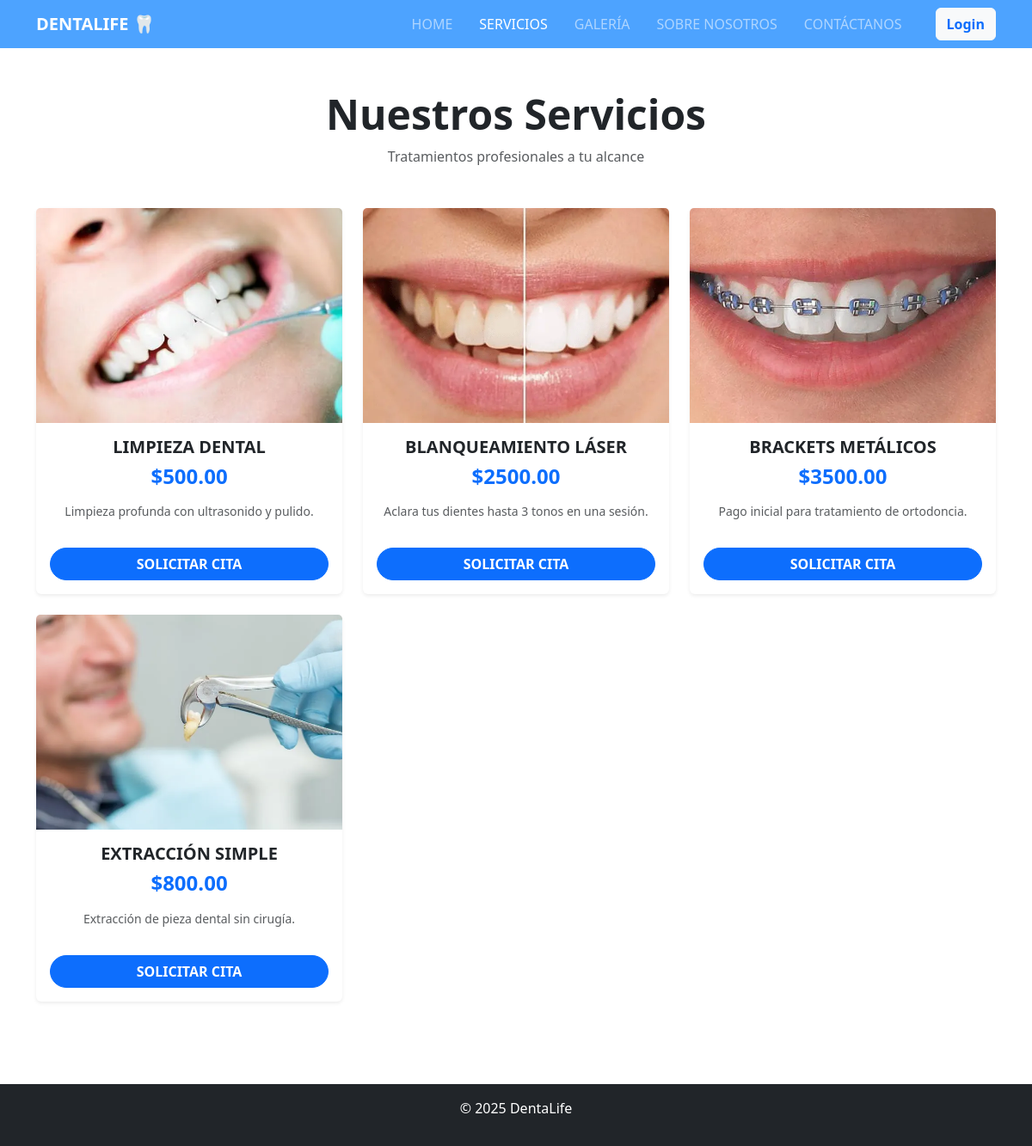
Page /servicios.php on the committed database.
### tables this page shows
CREATE TABLE `servicios` (
  `ID` int(11) NOT NULL,
  `NombreServicio` varchar(100) DEFAULT NULL,
  `Descripcion` text DEFAULT NULL,
  `TipoServicio` varchar(50) DEFAULT NULL,
  `Costo` decimal(10,2) DEFAULT NULL,
  `Estatus` varchar(20) DEFAULT NULL,
  `Foto` varchar(255) DEFAULT 'general.jpg'
);

### servicios.php (the view, shortened to what this page needs)
<?php if (session_status() === PHP_SESSION_NONE) session_start(); include 'conexion.php'; ?>
<!DOCTYPE html>
<html lang="es">
<head>
    <link href="https://cdn.jsdelivr.net/npm/bootstrap@5.3.0/dist/css/bootstrap.min.css" rel="stylesheet">
    <link rel="stylesheet" href="css/style.css">
</head>
<body>
    <nav class="navbar navbar-expand-lg navbar-dark bg-primary sticky-top">
        <div class="container">
            <a class="navbar-brand fw-bold" href="index.php">DENTALIFE 🦷</a>
            <div class="collapse navbar-collapse" id="navbarNav">
                <ul class="navbar-nav ms-auto">
                    <li class="nav-item"><a class="nav-link" href="index.php">HOME</a></li>
                    <li class="nav-item"><a class="nav-link active" href="servicios.php">SERVICIOS</a></li>
                    <li class="nav-item"><a class="nav-link" href="galeria.php">GALERÍA</a></li>
                    <li class="nav-item"><a class="nav-link" href="sobrenos.php">SOBRE NOSOTROS</a></li>
                    <li class="nav-item"><a class="nav-link" href="contacto.php">CONTÁCTANOS</a></li>
                </ul>
                <div class="ms-3">
                    <?php if (isset($_SESSION['nombre'])): ?>
                        <div class="dropdown">
                            <button class="btn btn-light text-primary fw-bold dropdown-toggle" type="button" data-bs-toggle="dropdown">
                                <?php echo $_SESSION['nombre']; ?>
                            </button>
                            <ul class="dropdown-menu dropdown-menu-end">
                                <?php if ($_SESSION['rol'] == 3): ?>
                                    <li><a class="dropdown-item" href="mis_citas.php">Mis Citas</a></li>
                                <?php elseif ($_SESSION['rol'] == 2): ?>
                                    <li><a class="dropdown-item" href="panel_doctor.php">Panel Médico</a></li>
                                <?php endif; ?>
                                <li><hr class="dropdown-divider"></li>
                                <li><a class="dropdown-item text-danger" href="logout.php">Cerrar Sesión</a></li>
                            </ul>
                        </div>
                    <?php else: ?>
                        <a href="login.php" class="btn btn-light text-primary fw-bold">Login</a>
                    <?php endif; ?>
                </div>
            </div>
        </div>
    </nav>
    <div class="container py-5">
        <div class="text-center mb-5">
            <h2 class="fw-bold display-5">Nuestros Servicios</h2>
            <p class="text-muted">Tratamientos profesionales a tu alcance</p>
        </div>
        <div class="row row-cols-1 row-cols-md-3 g-4">
            <?php
            $sql = "SELECT * FROM Servicios WHERE Estatus = 'Habilitada'";
            $result = $conn->query($sql);
            if ($result && $result->num_rows > 0) {
                while($row = $result->fetch_assoc()) {
                    if (!empty($row['Foto'])) {
                        $img = "img/" . $row['Foto'];
                    } else {
                        $img = "img/general.jpg";
                        if ($row['TipoServicio'] == 'Odontología Estética') $img = "img/estetica.jpg";
                        if ($row['TipoServicio'] == 'Especialidades') $img = "img/especialidades.jpg";
                    }
                    echo '
                    <div class="col">
                        <div class="card h-100 border-0 shadow-sm hover-effect">
                            <img src="'.$img.'" class="card-img-top" style="height:250px; object-fit:cover;">
                            <div class="card-body text-center d-flex flex-column">
                                <h5 class="card-title fw-bold text-uppercase">'.$row['NombreServicio'].'</h5>
                                <h4 class="text-primary fw-bold mb-3">$'.$row['Costo'].'</h4>
                                <p class="small text-muted flex-grow-1">'.$row['Descripcion'].'</p>
                                <a href="solicitar_cita.php?servicio_id='.$row['ID'].'" class="btn btn-primary rounded-pill w-100 fw-bold mt-3">SOLICITAR CITA</a>
                            </div>
                        </div>
                    </div>';
                }
            } else {
                echo "<p class='text-center w-100'>No hay servicios disponibles por el momento.</p>";
            }
            ?>
        </div>
    </div>
    <footer class="bg-dark text-white text-center py-3 mt-5">
        <p>&copy; 2025 DentaLife</p>
    </footer>
</body>
</html>

### css/style.css (style rules this page uses)
:root { --primary-blue: #4da3ff; }
.bg-primary { background-color: var(--primary-blue) !important; }
.nav-link { font-weight: 500; text-transform: uppercase; margin-right: 15px; }
.hover-effect { transition: transform 0.3s ease, box-shadow 0.3s ease; cursor: pointer; }

### rows in the picture
servicios: Foto (picture), NombreServicio "LIMPIEZA DENTAL", Costo "500.00", Descripcion "Limpieza profunda con ultrasonido y pulido."
servicios: Foto (picture), NombreServicio "BLANQUEAMIENTO LÁSER", Costo "2500.00", Descripcion "Aclara tus dientes hasta 3 tonos en una sesión."
servicios: Foto (picture), NombreServicio "BRACKETS METÁLICOS", Costo "3500.00", Descripcion "Pago inicial para tratamiento de ortodoncia."
servicios: Foto (picture), NombreServicio "EXTRACCIÓN SIMPLE", Costo "800.00", Descripcion "Extracción de pieza dental sin cirugía."
